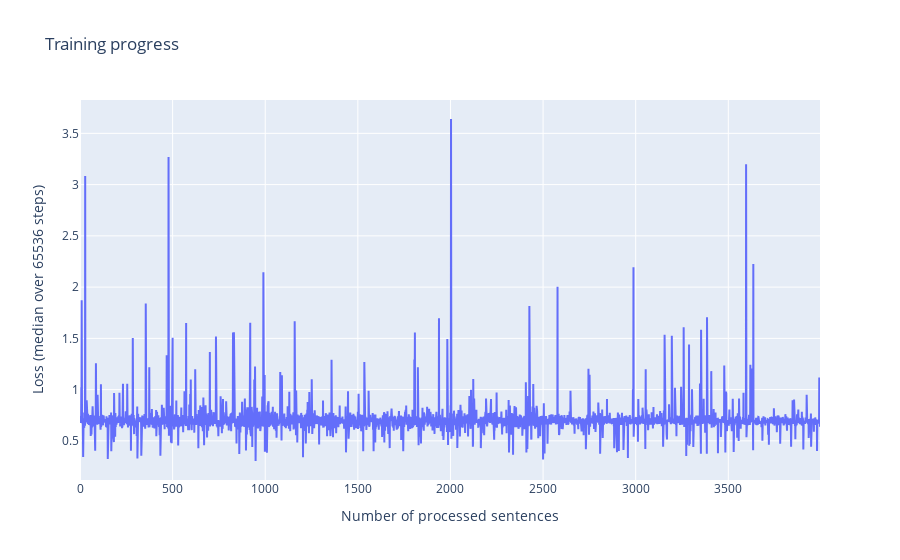

Notebook code for this chart:
### Code cell
go.Figure(
    layout=dict(
        title="Training progress",
        xaxis_title="Number of processed sentences",
        yaxis_title="Loss (median over 65536 steps)",
    ),
    data=[
        go.Scatter(
            x=np.arange(len(losses)) * 1,
            y=pd.Series(losses[::1]).rolling(window=1, center=True).median(),
        )
    ]
)

### Figure 1 — Plotly figure (JSON) as saved in the notebook; plotly's stock layout.template omitted (floating-point values rounded to 4 significant figures; data arrays with more than 128 entries replaced by an {"elided": "..."} marker saying what was removed)
{"data": [{"type": "scatter", "x": {"elided": "3996 int values"}, "y": {"elided": "3996 float values"}}], "layout": {"title": {"text": "Training progress"}, "xaxis": {"title": {"text": "Number of processed sentences"}}, "yaxis": {"title": {"text": "Loss (median over 65536 steps)"}}}}
